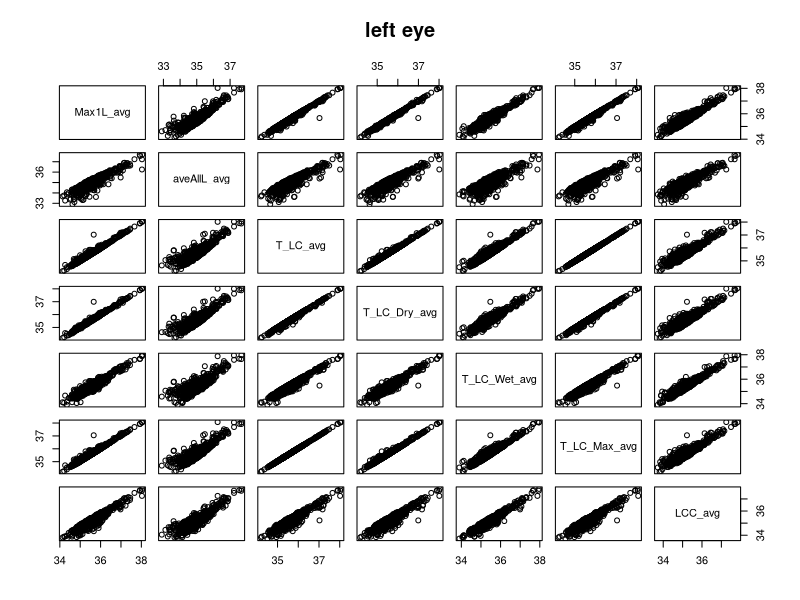
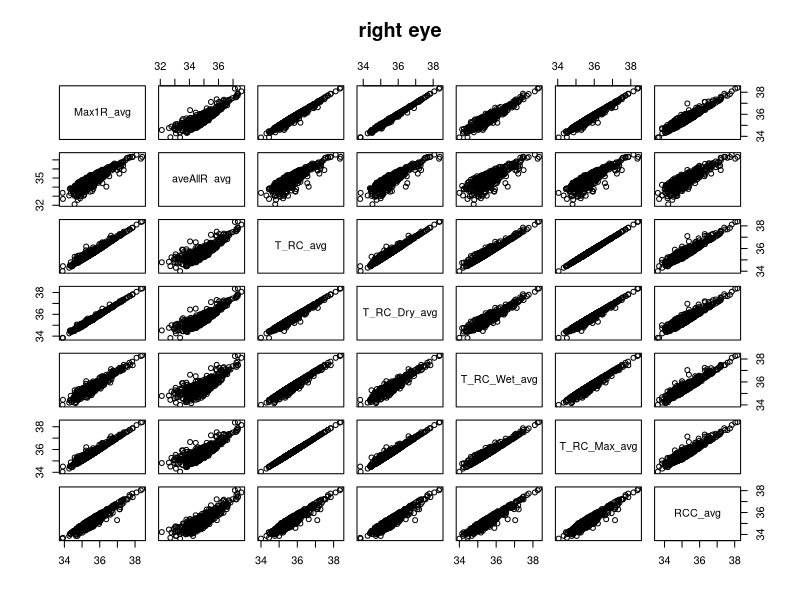
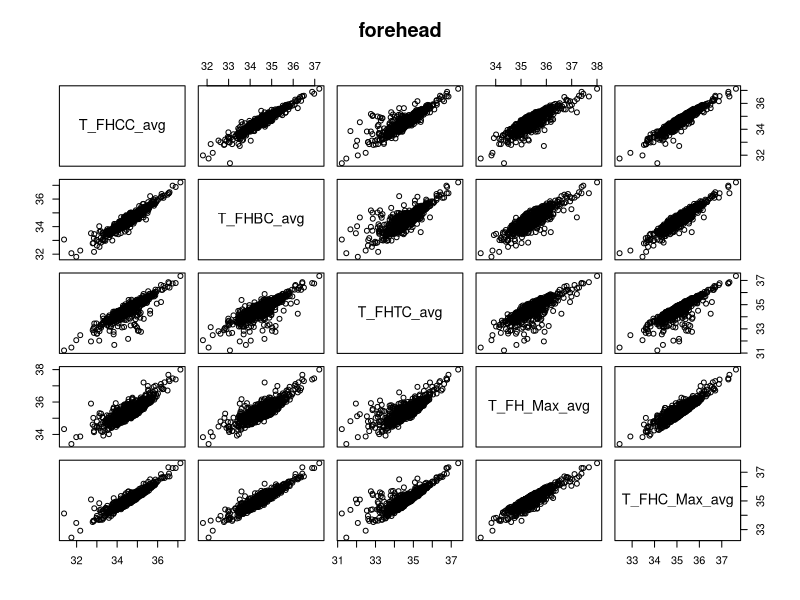
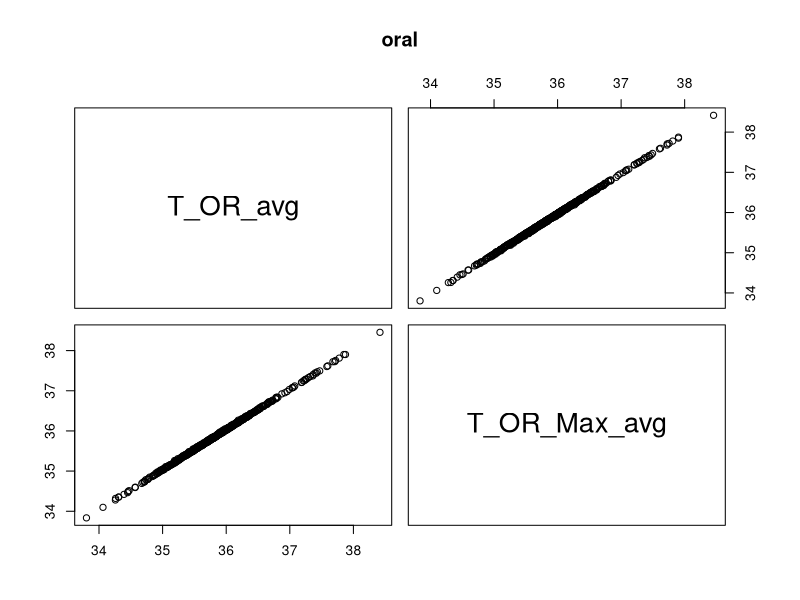
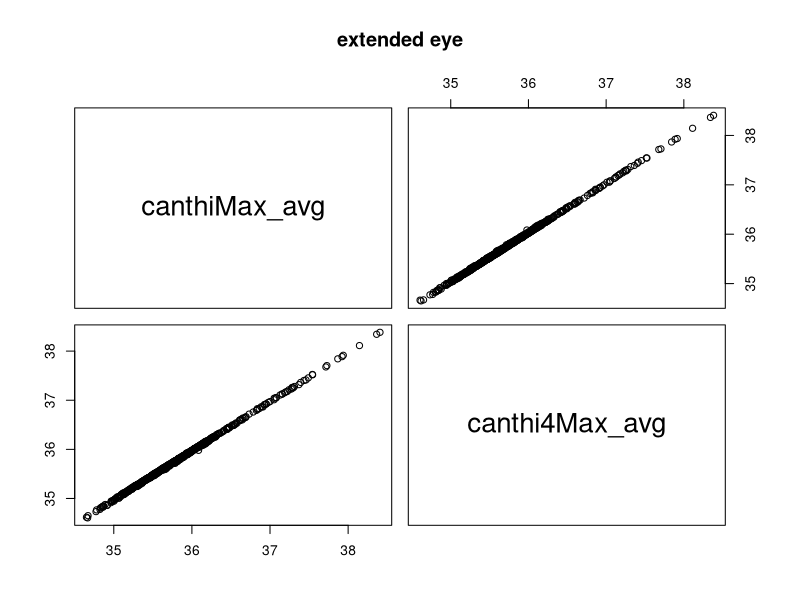
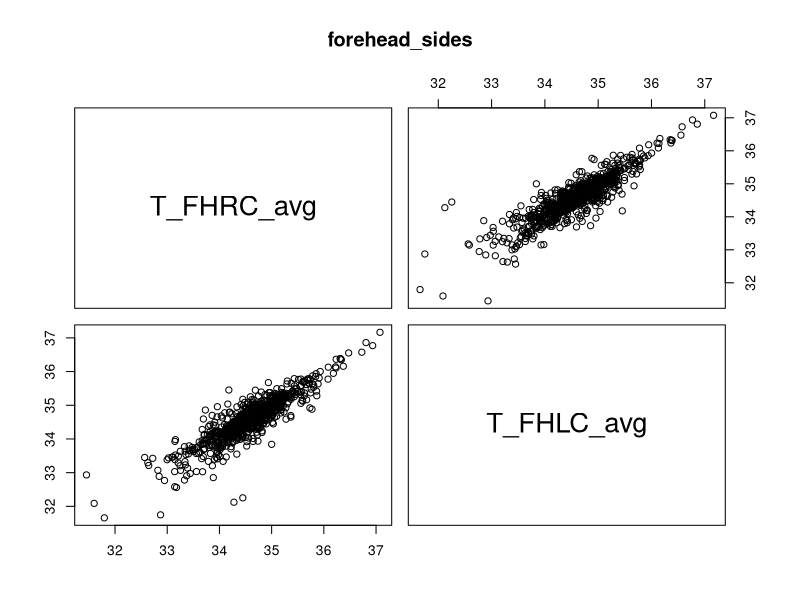

R code for these plots, in order:
# Load necessary library
library(dplyr)

# Read the CSV file
combined_data <- read.csv("data/combined_data.csv")

# Set a seed for reproducibility
set.seed(123)

# Randomly sample 80% of the data for training
train_indices <- sample(1:nrow(combined_data), size = 0.8 * nrow(combined_data))

# Create the training and testing datasets
train_data <- combined_data[train_indices, ]
test_data <- combined_data[-train_indices, ]

# Optional: Save the split data to new CSV files
write.csv(train_data, "train_data.csv", row.names = FALSE)
write.csv(test_data, "test_data.csv", row.names = FALSE)


names(train_data)

avg_temp_vars <- c("T_offset_avg", "Max1R_avg", "Max1L_avg", "aveAllR_avg", "aveAllL_avg", 
                    "T_RC_avg", "T_RC_Dry_avg", "T_RC_Wet_avg", "T_RC_Max_avg", 
                    "T_LC_avg", "T_LC_Dry_avg", "T_LC_Wet_avg", "T_LC_Max_avg", 
                    "RCC_avg", "LCC_avg", "canthiMax_avg", "canthi4Max_avg", 
                    "T_FHCC_avg", "T_FHRC_avg", "T_FHLC_avg", "T_FHBC_avg", "T_FHTC_avg", 
                    "T_FH_Max_avg", "T_FHC_Max_avg", "T_Max_avg", "T_OR_avg", "T_OR_Max_avg")

avg_temp_vars <- c("Max1R_avg", "aveAllR_avg", # right eye
                   "T_RC_avg",
                   "T_RC_Dry_avg",
                   "T_RC_Wet_avg",
                   "T_RC_Max_avg", 
                   "RCC_avg",
                   
                   
                   "Max1L_avg", "aveAllL_avg", # left eye
                   "T_LC_avg",
                   "T_LC_Dry_avg",
                   "T_LC_Wet_avg",
                   "T_LC_Max_avg",
                   "LCC_avg",
                   
                   
                   "canthiMax_avg", # extended eye area
                   "canthi4Max_avg", 
                   
                   
                
                  
                   
                   "T_FHRC_avg", # right and left forehead
                   "T_FHLC_avg",
                   
                   
                   "T_FHCC_avg", # forehead
                   "T_FHBC_avg",
                   "T_FHTC_avg",
                   "T_FH_Max_avg",
                   "T_FHC_Max_avg",
                   
                   "T_Max_avg", # full face
                   
                   "T_OR_avg", # oral
                   "T_OR_Max_avg")



right_eye_var <- c("Max1R_avg", 
                   "aveAllR_avg", # winner
                   "T_RC_avg",
                   "T_RC_Dry_avg",
                   "T_RC_Wet_avg",
                   "T_RC_Max_avg", 
                   "RCC_avg") # winner
                 
                   
left_eye_var <- c( "Max1L_avg", 
                   "aveAllL_avg", # winner
                   "T_LC_avg",
                   "T_LC_Dry_avg",
                   "T_LC_Wet_avg", # winner
                   "T_LC_Max_avg",
                   "LCC_avg")
                   
                   
extended_eye_var <- c("canthiMax_avg", # winner
                   "canthi4Max_avg")
                   
                   
forehead_sides <- c( "T_FHRC_avg", # right and left forehead # winner
                   "T_FHLC_avg") # winner
                   
                   
forehead_var <- c("T_FHCC_avg", 
                   "T_FHBC_avg", # winner
                   "T_FHTC_avg", # winner
                   "T_FH_Max_avg", # winner
                   "T_FHC_Max_avg")
                   
                   "T_Max_avg" # full face # winner
                   
oral_var <- c("T_OR_avg",
              "T_OR_Max_avg")# winner

pairs(train_data[, left_eye_var], main = "left eye")
pairs(train_data[, right_eye_var], main = "right eye")
pairs(train_data[, forehead_var], main = "forehead")
pairs(train_data[, oral_var], main = "oral")
pairs(train_data[, extended_eye_var], main = "extended eye")
pairs(train_data[, forehead_sides], main = "forehead_sides")

